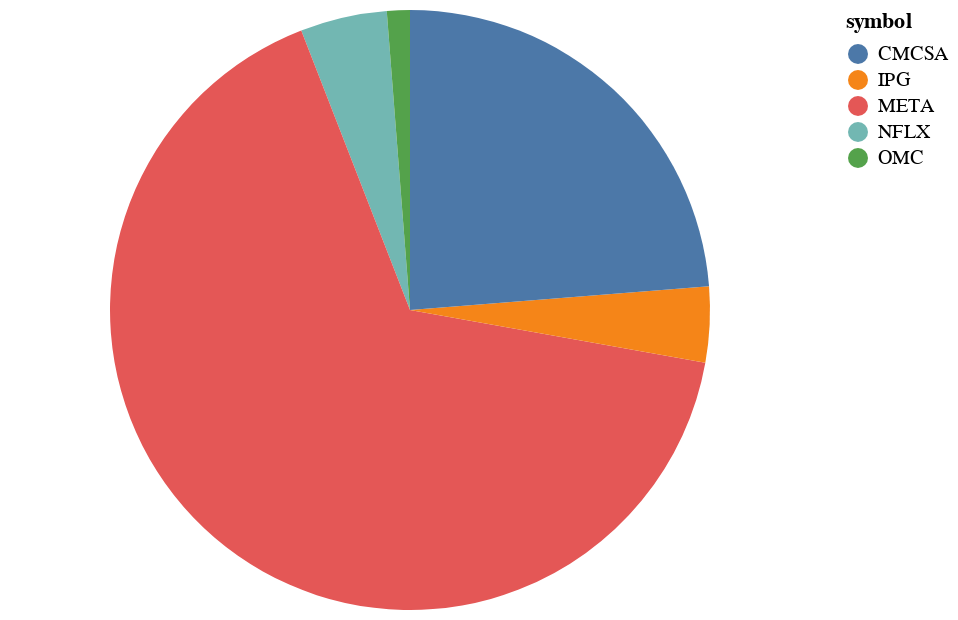

Here is the notebook cell this chart was saved with:
### Code cell
pie_chart_volumn(90,"Communication Services")

### Figure 1 — Vega-Lite specification as saved in the notebook (floating-point values rounded to 4 significant figures)
{"config": {"view": {"continuousWidth": 400, "continuousHeight": 300}}, "data": {"name": "data-3409b070e5d55ef7ba5e901f702b6d4e"}, "mark": "arc", "encoding": {"color": {"field": "symbol", "type": "nominal"}, "theta": {"field": "volumn", "type": "quantitative"}}, "$schema": "https://vega.github.io/schema/vega-lite/v4.17.0.json", "datasets": {"data-3409b070e5d55ef7ba5e901f702b6d4e": [{"symbol": "NFLX", "growth_rate": 0.347, "volumn": 1848440, "sector": "Communication Services"}, {"symbol": "META", "growth_rate": 0.3276, "volumn": 26239542, "sector": "Communication Services"}, {"symbol": "OMC", "growth_rate": 0.3129, "volumn": 488985, "sector": "Communication Services"}, {"symbol": "IPG", "growth_rate": 0.2155, "volumn": 1612963, "sector": "Communication Services"}, {"symbol": "CMCSA", "growth_rate": 0.2115, "volumn": 9395513, "sector": "Communication Services"}]}}
